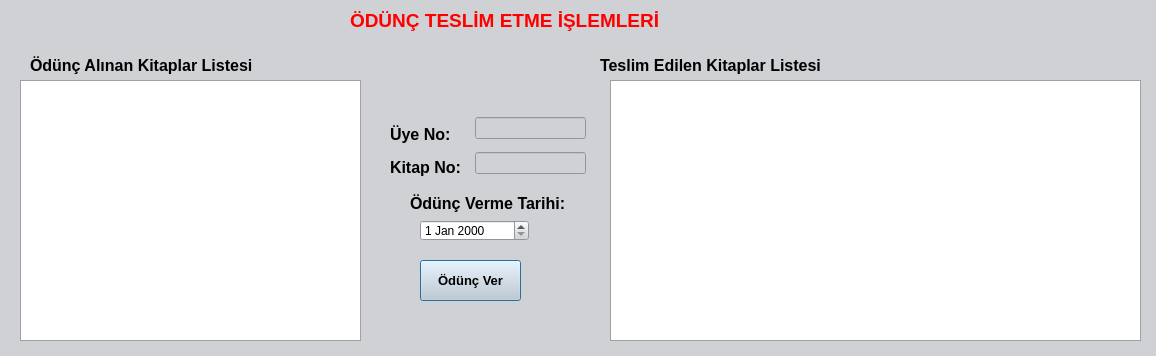
<?xml version="1.0" encoding="UTF-8"?>
<ui version="4.0">
 <class>Oduncteslimetmeislemleri</class>
 <widget class="QDialog" name="Oduncteslimetmeislemleri">
  <property name="geometry">
   <rect>
    <x>0</x>
    <y>0</y>
    <width>1156</width>
    <height>356</height>
   </rect>
  </property>
  <property name="palette">
   <palette>
    <active>
     <colorrole role="WindowText">
      <brush brushstyle="SolidPattern">
       <color alpha="255">
        <red>0</red>
        <green>0</green>
        <blue>0</blue>
       </color>
      </brush>
     </colorrole>
     <colorrole role="Button">
      <brush brushstyle="SolidPattern">
       <color alpha="255">
        <red>207</red>
        <green>209</green>
        <blue>213</blue>
       </color>
      </brush>
     </colorrole>
     <colorrole role="Light">
      <brush brushstyle="SolidPattern">
       <color alpha="255">
        <red>255</red>
        <green>255</green>
        <blue>255</blue>
       </color>
      </brush>
     </colorrole>
     <colorrole role="Midlight">
      <brush brushstyle="SolidPattern">
       <color alpha="255">
        <red>231</red>
        <green>232</green>
        <blue>234</blue>
       </color>
      </brush>
     </colorrole>
     <colorrole role="Dark">
      <brush brushstyle="SolidPattern">
       <color alpha="255">
        <red>103</red>
        <green>104</green>
        <blue>106</blue>
       </color>
      </brush>
     </colorrole>
     <colorrole role="Mid">
      <brush brushstyle="SolidPattern">
       <color alpha="255">
        <red>138</red>
        <green>139</green>
        <blue>142</blue>
       </color>
      </brush>
     </colorrole>
     <colorrole role="Text">
      <brush brushstyle="SolidPattern">
       <color alpha="255">
        <red>0</red>
        <green>0</green>
        <blue>0</blue>
       </color>
      </brush>
     </colorrole>
     <colorrole role="BrightText">
      <brush brushstyle="SolidPattern">
       <color alpha="255">
        <red>255</red>
        <green>255</green>
        <blue>255</blue>
       </color>
      </brush>
     </colorrole>
     <colorrole role="ButtonText">
      <brush brushstyle="SolidPattern">
       <color alpha="255">
        <red>0</red>
        <green>0</green>
        <blue>0</blue>
       </color>
      </brush>
     </colorrole>
     <colorrole role="Base">
      <brush brushstyle="SolidPattern">
       <color alpha="255">
        <red>255</red>
        <green>255</green>
        <blue>255</blue>
       </color>
      </brush>
     </colorrole>
     <colorrole role="Window">
      <brush brushstyle="SolidPattern">
       <color alpha="255">
        <red>207</red>
        <green>209</green>
        <blue>213</blue>
       </color>
      </brush>
     </colorrole>
     <colorrole role="Shadow">
      <brush brushstyle="SolidPattern">
       <color alpha="255">
        <red>0</red>
        <green>0</green>
        <blue>0</blue>
       </color>
      </brush>
     </colorrole>
     <colorrole role="AlternateBase">
      <brush brushstyle="SolidPattern">
       <color alpha="255">
        <red>231</red>
        <green>232</green>
        <blue>234</blue>
       </color>
      </brush>
     </colorrole>
     <colorrole role="ToolTipBase">
      <brush brushstyle="SolidPattern">
       <color alpha="255">
        <red>255</red>
        <green>255</green>
        <blue>220</blue>
       </color>
      </brush>
     </colorrole>
     <colorrole role="ToolTipText">
      <brush brushstyle="SolidPattern">
       <color alpha="255">
        <red>0</red>
        <green>0</green>
        <blue>0</blue>
       </color>
      </brush>
     </colorrole>
     <colorrole role="PlaceholderText">
      <brush brushstyle="SolidPattern">
       <color alpha="127">
        <red>0</red>
        <green>0</green>
        <blue>0</blue>
       </color>
      </brush>
     </colorrole>
     <colorrole role="Accent">
      <brush brushstyle="SolidPattern">
       <color alpha="255">
        <red>255</red>
        <green>255</green>
        <blue>255</blue>
       </color>
      </brush>
     </colorrole>
    </active>
    <inactive>
     <colorrole role="WindowText">
      <brush brushstyle="SolidPattern">
       <color alpha="255">
        <red>0</red>
        <green>0</green>
        <blue>0</blue>
       </color>
      </brush>
     </colorrole>
     <colorrole role="Button">
      <brush brushstyle="SolidPattern">
       <color alpha="255">
        <red>207</red>
        <green>209</green>
        <blue>213</blue>
       </color>
      </brush>
     </colorrole>
     <colorrole role="Light">
      <brush brushstyle="SolidPattern">
       <color alpha="255">
        <red>255</red>
        <green>255</green>
        <blue>255</blue>
       </color>
      </brush>
     </colorrole>
     <colorrole role="Midlight">
      <brush brushstyle="SolidPattern">
       <color alpha="255">
        <red>231</red>
        <green>232</green>
        <blue>234</blue>
       </color>
      </brush>
     </colorrole>
     <colorrole role="Dark">
      <brush brushstyle="SolidPattern">
       <color alpha="255">
        <red>103</red>
        <green>104</green>
        <blue>106</blue>
       </color>
      </brush>
     </colorrole>
     <colorrole role="Mid">
      <brush brushstyle="SolidPattern">
       <color alpha="255">
        <red>138</red>
        <green>139</green>
        <blue>142</blue>
       </color>
      </brush>
     </colorrole>
     <colorrole role="Text">
      <brush brushstyle="SolidPattern">
       <color alpha="255">
        <red>0</red>
        <green>0</green>
        <blue>0</blue>
       </color>
      </brush>
     </colorrole>
     <colorrole role="BrightText">
      <brush brushstyle="SolidPattern">
       <color alpha="255">
        <red>255</red>
        <green>255</green>
        <blue>255</blue>
       </color>
      </brush>
     </colorrole>
     <colorrole role="ButtonText">
      <brush brushstyle="SolidPattern">
       <color alpha="255">
        <red>0</red>
        <green>0</green>
        <blue>0</blue>
       </color>
      </brush>
     </colorrole>
     <colorrole role="Base">
      <brush brushstyle="SolidPattern">
       <color alpha="255">
        <red>255</red>
        <green>255</green>
        <blue>255</blue>
       </color>
      </brush>
     </colorrole>
     <colorrole role="Window">
      <brush brushstyle="SolidPattern">
       <color alpha="255">
        <red>207</red>
        <green>209</green>
        <blue>213</blue>
       </color>
      </brush>
     </colorrole>
     <colorrole role="Shadow">
      <brush brushstyle="SolidPattern">
       <color alpha="255">
        <red>0</red>
        <green>0</green>
        <blue>0</blue>
       </color>
      </brush>
     </colorrole>
     <colorrole role="AlternateBase">
      <brush brushstyle="SolidPattern">
       <color alpha="255">
        <red>231</red>
        <green>232</green>
        <blue>234</blue>
       </color>
      </brush>
     </colorrole>
     <colorrole role="ToolTipBase">
      <brush brushstyle="SolidPattern">
       <color alpha="255">
        <red>255</red>
        <green>255</green>
        <blue>220</blue>
       </color>
      </brush>
     </colorrole>
     <colorrole role="ToolTipText">
      <brush brushstyle="SolidPattern">
       <color alpha="255">
        <red>0</red>
        <green>0</green>
        <blue>0</blue>
       </color>
      </brush>
     </colorrole>
     <colorrole role="PlaceholderText">
      <brush brushstyle="SolidPattern">
       <color alpha="127">
        <red>0</red>
        <green>0</green>
        <blue>0</blue>
       </color>
      </brush>
     </colorrole>
     <colorrole role="Accent">
      <brush brushstyle="SolidPattern">
       <color alpha="255">
        <red>255</red>
        <green>255</green>
        <blue>255</blue>
       </color>
      </brush>
     </colorrole>
    </inactive>
    <disabled>
     <colorrole role="WindowText">
      <brush brushstyle="SolidPattern">
       <color alpha="255">
        <red>103</red>
        <green>104</green>
        <blue>106</blue>
       </color>
      </brush>
     </colorrole>
     <colorrole role="Button">
      <brush brushstyle="SolidPattern">
       <color alpha="255">
        <red>207</red>
        <green>209</green>
        <blue>213</blue>
       </color>
      </brush>
     </colorrole>
     <colorrole role="Light">
      <brush brushstyle="SolidPattern">
       <color alpha="255">
        <red>255</red>
        <green>255</green>
        <blue>255</blue>
       </color>
      </brush>
     </colorrole>
     <colorrole role="Midlight">
      <brush brushstyle="SolidPattern">
       <color alpha="255">
        <red>231</red>
        <green>232</green>
        <blue>234</blue>
       </color>
      </brush>
     </colorrole>
     <colorrole role="Dark">
      <brush brushstyle="SolidPattern">
       <color alpha="255">
        <red>103</red>
        <green>104</green>
        <blue>106</blue>
       </color>
      </brush>
     </colorrole>
     <colorrole role="Mid">
      <brush brushstyle="SolidPattern">
       <color alpha="255">
        <red>138</red>
        <green>139</green>
        <blue>142</blue>
       </color>
      </brush>
     </colorrole>
     <colorrole role="Text">
      <brush brushstyle="SolidPattern">
       <color alpha="255">
        <red>103</red>
        <green>104</green>
        <blue>106</blue>
       </color>
      </brush>
     </colorrole>
     <colorrole role="BrightText">
      <brush brushstyle="SolidPattern">
       <color alpha="255">
        <red>255</red>
        <green>255</green>
        <blue>255</blue>
       </color>
      </brush>
     </colorrole>
     <colorrole role="ButtonText">
      <brush brushstyle="SolidPattern">
       <color alpha="255">
        <red>103</red>
        <green>104</green>
        <blue>106</blue>
       </color>
      </brush>
     </colorrole>
     <colorrole role="Base">
      <brush brushstyle="SolidPattern">
       <color alpha="255">
        <red>207</red>
        <green>209</green>
        <blue>213</blue>
       </color>
      </brush>
     </colorrole>
     <colorrole role="Window">
      <brush brushstyle="SolidPattern">
       <color alpha="255">
        <red>207</red>
        <green>209</green>
        <blue>213</blue>
       </color>
      </brush>
     </colorrole>
     <colorrole role="Shadow">
      <brush brushstyle="SolidPattern">
       <color alpha="255">
        <red>0</red>
        <green>0</green>
        <blue>0</blue>
       </color>
      </brush>
     </colorrole>
     <colorrole role="AlternateBase">
      <brush brushstyle="SolidPattern">
       <color alpha="255">
        <red>207</red>
        <green>209</green>
        <blue>213</blue>
       </color>
      </brush>
     </colorrole>
     <colorrole role="ToolTipBase">
      <brush brushstyle="SolidPattern">
       <color alpha="255">
        <red>255</red>
        <green>255</green>
        <blue>220</blue>
       </color>
      </brush>
     </colorrole>
     <colorrole role="ToolTipText">
      <brush brushstyle="SolidPattern">
       <color alpha="255">
        <red>0</red>
        <green>0</green>
        <blue>0</blue>
       </color>
      </brush>
     </colorrole>
     <colorrole role="PlaceholderText">
      <brush brushstyle="SolidPattern">
       <color alpha="127">
        <red>103</red>
        <green>104</green>
        <blue>106</blue>
       </color>
      </brush>
     </colorrole>
     <colorrole role="Accent">
      <brush brushstyle="SolidPattern">
       <color alpha="255">
        <red>255</red>
        <green>255</green>
        <blue>255</blue>
       </color>
      </brush>
     </colorrole>
    </disabled>
   </palette>
  </property>
  <property name="windowTitle">
   <string>Dialog</string>
  </property>
  <widget class="QLabel" name="label_6">
   <property name="geometry">
    <rect>
     <x>600</x>
     <y>50</y>
     <width>431</width>
     <height>31</height>
    </rect>
   </property>
   <property name="font">
    <font>
     <pointsize>12</pointsize>
     <bold>true</bold>
    </font>
   </property>
   <property name="text">
    <string>Teslim Edilen Kitaplar Listesi</string>
   </property>
  </widget>
  <widget class="QTableView" name="tableView_onceden_odunc">
   <property name="geometry">
    <rect>
     <x>610</x>
     <y>80</y>
     <width>531</width>
     <height>261</height>
    </rect>
   </property>
  </widget>
  <widget class="QLabel" name="label_5">
   <property name="geometry">
    <rect>
     <x>30</x>
     <y>50</y>
     <width>321</width>
     <height>31</height>
    </rect>
   </property>
   <property name="font">
    <font>
     <pointsize>12</pointsize>
     <bold>true</bold>
    </font>
   </property>
   <property name="text">
    <string>Ödünç Alınan Kitaplar Listesi</string>
   </property>
  </widget>
  <widget class="QTableView" name="tableView_odunc">
   <property name="geometry">
    <rect>
     <x>20</x>
     <y>80</y>
     <width>341</width>
     <height>261</height>
    </rect>
   </property>
  </widget>
  <widget class="QWidget" name="layoutWidget_2">
   <property name="geometry">
    <rect>
     <x>390</x>
     <y>120</y>
     <width>81</width>
     <height>61</height>
    </rect>
   </property>
   <layout class="QVBoxLayout" name="verticalLayout_8">
    <item>
     <widget class="QLabel" name="label_13">
      <property name="font">
       <font>
        <pointsize>12</pointsize>
        <bold>true</bold>
       </font>
      </property>
      <property name="text">
       <string>Üye No:</string>
      </property>
     </widget>
    </item>
    <item>
     <widget class="QLabel" name="label_14">
      <property name="font">
       <font>
        <pointsize>12</pointsize>
        <bold>true</bold>
       </font>
      </property>
      <property name="text">
       <string>Kitap No:</string>
      </property>
     </widget>
    </item>
   </layout>
  </widget>
  <widget class="QPushButton" name="OduncAl">
   <property name="geometry">
    <rect>
     <x>420</x>
     <y>260</y>
     <width>101</width>
     <height>41</height>
    </rect>
   </property>
   <property name="font">
    <font>
     <pointsize>10</pointsize>
     <bold>true</bold>
    </font>
   </property>
   <property name="text">
    <string>Ödünç Ver</string>
   </property>
  </widget>
  <widget class="QWidget" name="layoutWidget">
   <property name="geometry">
    <rect>
     <x>475</x>
     <y>110</y>
     <width>111</width>
     <height>71</height>
    </rect>
   </property>
   <layout class="QVBoxLayout" name="verticalLayout_7">
    <item>
     <widget class="QLineEdit" name="lineEdit_UyeNo">
      <property name="enabled">
       <bool>false</bool>
      </property>
     </widget>
    </item>
    <item>
     <widget class="QLineEdit" name="lineEdit_KitapN">
      <property name="enabled">
       <bool>false</bool>
      </property>
     </widget>
    </item>
   </layout>
  </widget>
  <widget class="QLabel" name="label_15">
   <property name="geometry">
    <rect>
     <x>410</x>
     <y>190</y>
     <width>159</width>
     <height>27</height>
    </rect>
   </property>
   <property name="font">
    <font>
     <pointsize>12</pointsize>
     <bold>true</bold>
    </font>
   </property>
   <property name="text">
    <string>Ödünç Verme Tarihi:</string>
   </property>
  </widget>
  <widget class="QDateEdit" name="dateEdit">
   <property name="geometry">
    <rect>
     <x>420</x>
     <y>220</y>
     <width>109</width>
     <height>21</height>
    </rect>
   </property>
  </widget>
  <widget class="QLabel" name="label_4">
   <property name="geometry">
    <rect>
     <x>350</x>
     <y>0</y>
     <width>421</width>
     <height>41</height>
    </rect>
   </property>
   <property name="palette">
    <palette>
     <active>
      <colorrole role="WindowText">
       <brush brushstyle="SolidPattern">
        <color alpha="255">
         <red>255</red>
         <green>0</green>
         <blue>0</blue>
        </color>
       </brush>
      </colorrole>
     </active>
     <inactive>
      <colorrole role="WindowText">
       <brush brushstyle="SolidPattern">
        <color alpha="255">
         <red>255</red>
         <green>0</green>
         <blue>0</blue>
        </color>
       </brush>
      </colorrole>
     </inactive>
     <disabled/>
    </palette>
   </property>
   <property name="font">
    <font>
     <pointsize>14</pointsize>
     <bold>true</bold>
    </font>
   </property>
   <property name="text">
    <string>ÖDÜNÇ TESLİM ETME İŞLEMLERİ</string>
   </property>
  </widget>
 </widget>
 <resources/>
 <connections/>
</ui>
